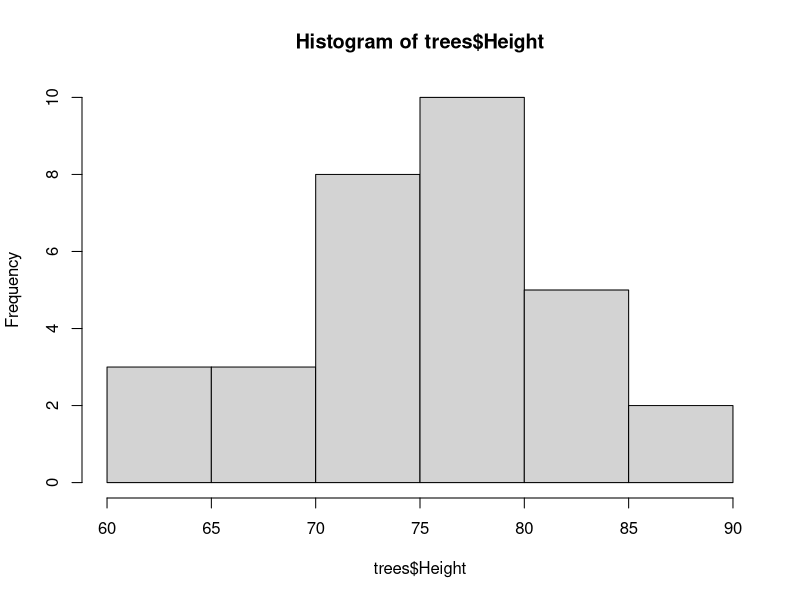
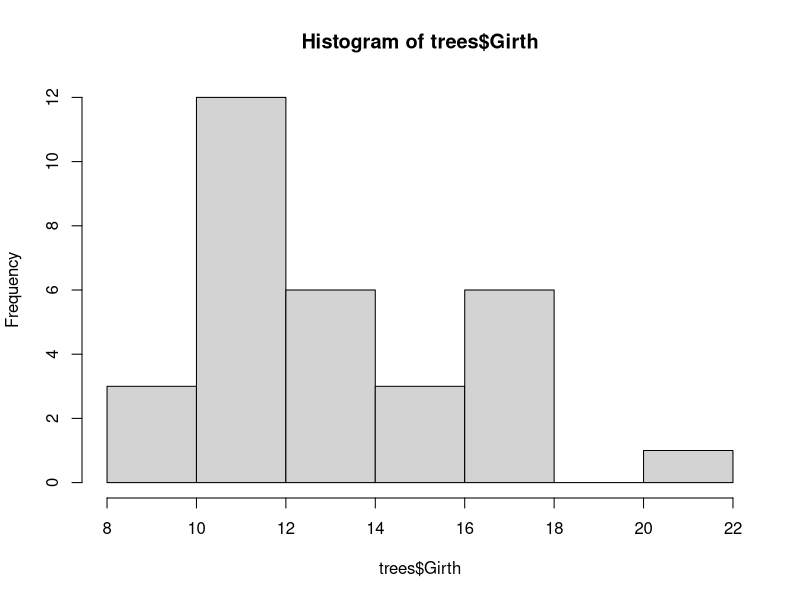
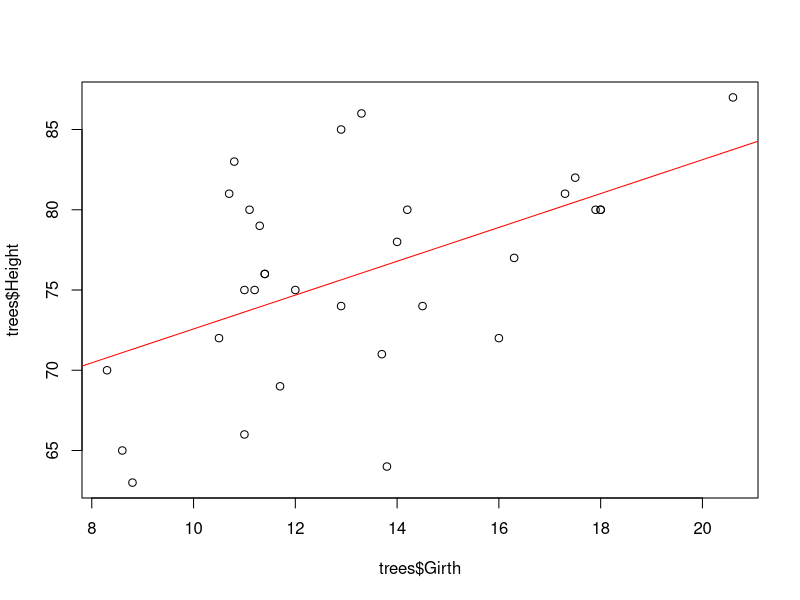

These charts were generated, in order, by the following R code:
# Bivariate regression

data(trees)
trees[1:5,]

hist(trees$Height)
hist(trees$Girth)

plot(trees$Girth, trees$Height)
abline(lm(trees$Height ~ trees$Girth), col="red")

# Linear regression model
regression <- lm(Height ~ Girth, data = trees)
regression
summary(regression)

# Confidence intervals
confint(regression)

predict(regression)
predict(regression, interval = "prediction")
# fit=prediction, lwr=could be as low as, upr=could be as high as

# Regression diagnostics
lm.influence(regression)
influence.measures(regression)
?influence.measures
